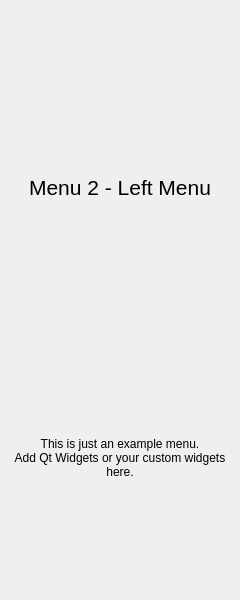
<?xml version="1.0" encoding="UTF-8"?>
<ui version="4.0">
 <class>LeftColumn</class>
 <widget class="QWidget" name="LeftColumn">
  <property name="geometry">
   <rect>
    <x>0</x>
    <y>0</y>
    <width>240</width>
    <height>600</height>
   </rect>
  </property>
  <property name="windowTitle">
   <string>Form</string>
  </property>
  <layout class="QVBoxLayout" name="main_pages_layout">
   <property name="spacing">
    <number>0</number>
   </property>
   <property name="leftMargin">
    <number>5</number>
   </property>
   <property name="topMargin">
    <number>5</number>
   </property>
   <property name="rightMargin">
    <number>5</number>
   </property>
   <property name="bottomMargin">
    <number>5</number>
   </property>
   <item>
    <widget class="QStackedWidget" name="menus">
     <property name="currentIndex">
      <number>1</number>
     </property>
     <widget class="QWidget" name="menu_1">
      <layout class="QVBoxLayout" name="verticalLayout">
       <property name="spacing">
        <number>5</number>
       </property>
       <property name="leftMargin">
        <number>5</number>
       </property>
       <property name="topMargin">
        <number>5</number>
       </property>
       <property name="rightMargin">
        <number>5</number>
       </property>
       <property name="bottomMargin">
        <number>5</number>
       </property>
       <item>
        <widget class="QFrame" name="frame_btn_1">
         <property name="minimumSize">
          <size>
           <width>0</width>
           <height>40</height>
          </size>
         </property>
         <property name="maximumSize">
          <size>
           <width>16777215</width>
           <height>40</height>
          </size>
         </property>
         <property name="frameShape">
          <enum>QFrame::NoFrame</enum>
         </property>
         <property name="frameShadow">
          <enum>QFrame::Raised</enum>
         </property>
         <layout class="QVBoxLayout" name="btn_1_layout">
          <property name="spacing">
           <number>0</number>
          </property>
          <property name="leftMargin">
           <number>0</number>
          </property>
          <property name="topMargin">
           <number>0</number>
          </property>
          <property name="rightMargin">
           <number>0</number>
          </property>
          <property name="bottomMargin">
           <number>0</number>
          </property>
         </layout>
        </widget>
       </item>
       <item>
        <widget class="QFrame" name="frame_btn_2">
         <property name="minimumSize">
          <size>
           <width>0</width>
           <height>40</height>
          </size>
         </property>
         <property name="maximumSize">
          <size>
           <width>16777215</width>
           <height>40</height>
          </size>
         </property>
         <property name="frameShape">
          <enum>QFrame::NoFrame</enum>
         </property>
         <property name="frameShadow">
          <enum>QFrame::Raised</enum>
         </property>
         <layout class="QVBoxLayout" name="btn_2_layout">
          <property name="spacing">
           <number>0</number>
          </property>
          <property name="leftMargin">
           <number>0</number>
          </property>
          <property name="topMargin">
           <number>0</number>
          </property>
          <property name="rightMargin">
           <number>0</number>
          </property>
          <property name="bottomMargin">
           <number>0</number>
          </property>
         </layout>
        </widget>
       </item>
       <item>
        <widget class="QPushButton" name="default_button">
         <property name="text">
          <string>Btn 1</string>
         </property>
        </widget>
       </item>
       <item>
        <widget class="QLabel" name="label_1">
         <property name="font">
          <font>
           <pointsize>16</pointsize>
          </font>
         </property>
         <property name="styleSheet">
          <string notr="true">font-size: 16pt</string>
         </property>
         <property name="text">
          <string>Menu 1 - Left Menu</string>
         </property>
         <property name="alignment">
          <set>Qt::AlignCenter</set>
         </property>
        </widget>
       </item>
      </layout>
     </widget>
     <widget class="QWidget" name="menu_2">
      <layout class="QVBoxLayout" name="verticalLayout_2">
       <property name="spacing">
        <number>5</number>
       </property>
       <property name="leftMargin">
        <number>5</number>
       </property>
       <property name="topMargin">
        <number>5</number>
       </property>
       <property name="rightMargin">
        <number>5</number>
       </property>
       <property name="bottomMargin">
        <number>5</number>
       </property>
       <item>
        <widget class="QWidget" name="btn_4_widget" native="true">
         <property name="minimumSize">
          <size>
           <width>0</width>
           <height>40</height>
          </size>
         </property>
         <property name="maximumSize">
          <size>
           <width>16777215</width>
           <height>40</height>
          </size>
         </property>
         <layout class="QVBoxLayout" name="btn_4_layout">
          <property name="spacing">
           <number>0</number>
          </property>
          <property name="leftMargin">
           <number>0</number>
          </property>
          <property name="topMargin">
           <number>0</number>
          </property>
          <property name="rightMargin">
           <number>0</number>
          </property>
          <property name="bottomMargin">
           <number>0</number>
          </property>
         </layout>
        </widget>
       </item>
       <item>
        <widget class="QLabel" name="label_2">
         <property name="font">
          <font>
           <pointsize>16</pointsize>
          </font>
         </property>
         <property name="styleSheet">
          <string notr="true">font-size: 16pt</string>
         </property>
         <property name="text">
          <string>Menu 2 - Left Menu</string>
         </property>
         <property name="alignment">
          <set>Qt::AlignCenter</set>
         </property>
        </widget>
       </item>
       <item>
        <widget class="QLabel" name="label_3">
         <property name="font">
          <font>
           <pointsize>9</pointsize>
          </font>
         </property>
         <property name="styleSheet">
          <string notr="true">font-size: 9pt</string>
         </property>
         <property name="text">
          <string>This is just an example menu.
Add Qt Widgets or your custom widgets here.</string>
         </property>
         <property name="alignment">
          <set>Qt::AlignCenter</set>
         </property>
         <property name="wordWrap">
          <bool>true</bool>
         </property>
        </widget>
       </item>
      </layout>
     </widget>
    </widget>
   </item>
  </layout>
 </widget>
 <resources/>
 <connections/>
</ui>
